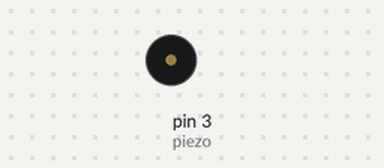
A sketch run on a simulated Arduino Uno, built with avr-gcc and run on an emulated ATmega328P. On the bench: buzzer (waves = sounding).

Above: at 0.15 s.
Timing chart, 0 to 40.0 s (numbered marks = the images above):
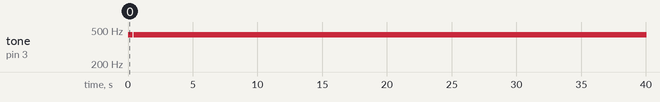

The sketch:

piezo_buzzer1.ino
```cpp
byte piezo = 3;

void setup()
{
  pinMode(piezo, OUTPUT);
}

void loop()
{
  tone(piezo, 440, 200);
  delay(20);
  noTone(piezo);
  delay(20);
}
```

Measured:
- by itself, tone on pin 3 (piezo): goes 7 × (440 Hz 0.02 s, silent 0.02 s), 440 Hz 0.02 s, silent 0.14 s, 988 × (440 Hz 0.02 s, silent 0.02 s), then 440 Hz
